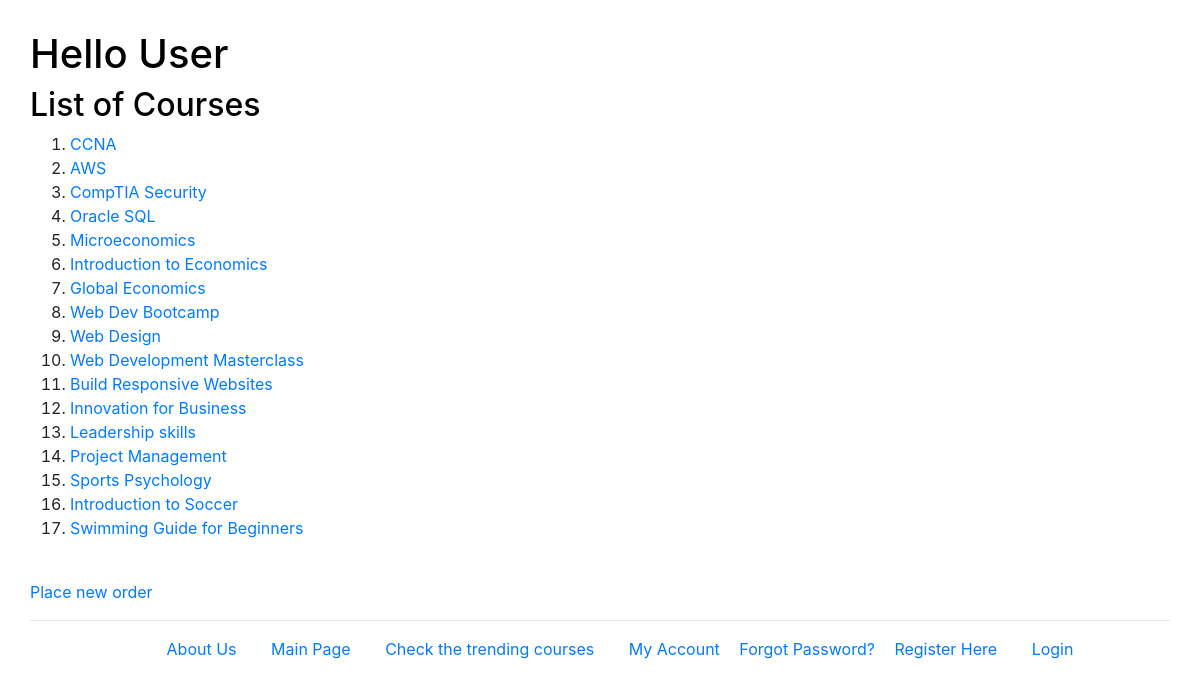
/myapp/courses/, run on the app's committed database.
### myapp/models.py (models this page shows, shortened)
class Course(models.Model):
 topic = models.ForeignKey(Topic, related_name='courses', on_delete=models.CASCADE)
 name = models.CharField(max_length=200)
 price = models.DecimalField(max_digits=10, decimal_places=2, validators=[MaxValueValidator(200), MinValueValidator(100)])
 for_everyone = models.BooleanField(default=True)
 description = models.TextField(max_length=300, null=True, blank=True)
 interested = models.PositiveIntegerField(default=0)
 stages = models.PositiveIntegerField(default=3)
 hours = models.IntegerField(default=10)

### myapp/views.py (the view)
# urls.py: path(r'courses/', views.courses, name='courses'),
def courses(request):
    courlist = Course.objects.all().order_by('id')
    return render(request, 'myapp/courses.html', {'courlist': courlist})

### myapp/templates/myapp/courses.html (shortened to what this page needs)
<!DOCTYPE html>
<html lang="en">
<head>
    <link rel="stylesheet" type="text/css" href="https://stackpath.bootstrapcdn.com/bootstrap/4.5.2/css/bootstrap.min.css" type="css">
</head>
<body style="margin: 20px; padding: 10px;">{% extends 'myapp/base.html' %}
{% block body_block %}
    {% if courlist %}
    <center><h2>List of Courses</h2></center>
    <ol>
    {% for c in courlist %}
        <li> <a href="/myapp/courses/{{c.id}}">{{ c.name}}</a> </li>
    {% endfor %}
    </ol>
    {% else %}
    <strong>There are no available courses for this topic!</strong>
    {% endif %}
    <br>
    <a href="{%  url 'myapp:placeorder' %}">Place new order</a>
{% endblock %}

### myapp/templates/myapp/base.html (shortened to what this page needs)
<!DOCTYPE html>
{% load static  %}
{% load crispy_forms_tags %}
<html>
<head>
    <link rel = "stylesheet" type= "text/css" href="{% static "myapp/style.css" %}" />
    <link rel = "stylesheet" type="text/css" href="https://stackpath.bootstrapcdn.com/bootstrap/4.5.2/css/bootstrap.min.css" type="css">
</head>
<body>
<div>
<h1>{% block myhdg %}Hello
    {%  if request.user.is_authenticated %}
      {{ user.first_name}} {{user.last_name }}<br>
    {% else %}
      User
    {% endif %}
{% endblock %}
</h1>
{% block body_block %}*** {% endblock %}
</div>
<hr />
<div>
    <center>
<ul>
    <li class="hbar1"><a href = "{% url 'myapp:about' %}">About Us</a></li>
    <li class="hbar1"><a href = "{% url 'myapp:index' %}">Main Page</a></li>
    <li class="hbar1"><a href = "{% url 'myapp:courses' %}">Check the trending courses</a></li>
    <li class="hbar1"><a href = "{% url 'myapp:myaccount' %}">My Account</a></li>
{%  if request.user.is_authenticated %}
<li class="hbar1"><a href = "{% url 'myapp:user_logout' %}">Logout</a></li>
    {% else %}
        <a href = "{% url 'password_reset' %}">Forgot Password?</a>
    <li class="hbar1"><a href = "{% url 'myapp:register' %}">Register Here</a></li>
    <li class="hbar1"><a href = "{% url 'myapp:user_login' %}">Login</a></li>
    {% endif %}
</ul>
    </center>
</div>
</body>
</html>

### myapp/static/myapp/style.css (style rules this page uses)
.hbar1 { display: inline; margin: 15px; }
body { background-color: white; }
h1 { font-weight: bold; font-size: 15px; color: black; text-align: left; }
h2 { font-weight: bold; font-size: 15px; color: black; text-align: left; }

### data on the page
Course: name "CCNA"
Course: name "AWS"
Course: name "CompTIA Security"
Course: name "Oracle SQL"
Course: name "Microeconomics"
Course: name "Introduction to Economics"
Course: name "Global Economics"
Course: name "Web Dev Bootcamp"
Course: name "Web Design"
Course: name "Web Development Masterclass"
Course: name "Build Responsive Websites"
Course: name "Innovation for Business"
Course: name "Leadership skills"
Course: name "Project Management"
Course: name "Sports Psychology"
Course: name "Introduction to Soccer"
Course: name "Swimming Guide for Beginners"
